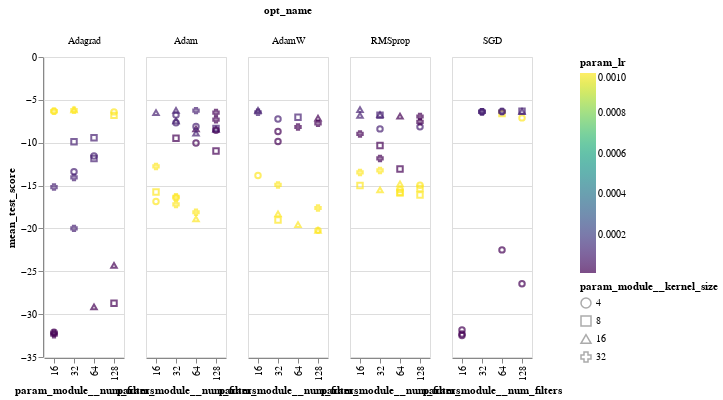

Write notebook code for a chart like this one.
### Code cell
alt.Chart(sm_mres_df).mark_point().encode(
    x='param_module__num_filters:O',
    y='mean_test_score:Q',
    color=alt.Color('param_lr:Q',scale=alt.Scale(scheme='viridis')),
    column='opt_name:N',
#     detail='model_desc:N',
    shape="param_module__kernel_size:N",
    tooltip=["param_module__num_filters:N","param_module__kernel_size:N","param_lr:N","param_module__num_fc_nodes1:N"]
    
).interactive()

### Figure 1 — Vega-Lite specification as saved in the notebook (floating-point values rounded to 4 significant figures)
{"config": {"view": {"continuousWidth": 400, "continuousHeight": 300}}, "data": {"name": "data-99c61007e8e73f7be5e240286edcebbe"}, "mark": "point", "encoding": {"color": {"type": "quantitative", "field": "param_lr", "scale": {"scheme": "viridis"}}, "column": {"type": "nominal", "field": "opt_name"}, "shape": {"type": "nominal", "field": "param_module__kernel_size"}, "tooltip": [{"type": "nominal", "field": "param_module__num_filters"}, {"type": "nominal", "field": "param_module__kernel_size"}, {"type": "nominal", "field": "param_lr"}, {"type": "nominal", "field": "param_module__num_fc_nodes1"}], "x": {"type": "ordinal", "field": "param_module__num_filters"}, "y": {"type": "quantitative", "field": "mean_test_score"}}, "selection": {"selector004": {"type": "interval", "bind": "scales", "encodings": ["x", "y"]}}, "$schema": "https://vega.github.io/schema/vega-lite/v4.8.1.json", "datasets": {"data-99c61007e8e73f7be5e240286edcebbe": [{"rank_test_score": 58, "mean_test_score": -12.76, "param_module__num_filters": 16, "param_module__kernel_size": 32, "param_lr": 0.001, "param_module__num_fc_nodes1": 10, "opt_name": "Adam"}, {"rank_test_score": 41, "mean_test_score": -8.373, "param_module__num_filters": 64, "param_module__kernel_size": 16, "param_lr": 1e-05, "param_module__num_fc_nodes1": 50, "opt_name": "Adam"}, {"rank_test_score": 40, "mean_test_score": -8.341, "param_module__num_filters": 128, "param_module__kernel_size": 8, "param_lr": 0.0001, "param_module__num_fc_nodes1": 25, "opt_name": "Adam"}, {"rank_test_score": 35, "mean_test_score": -7.683, "param_module__num_filters": 32, "param_module__kernel_size": 4, "param_lr": 0.0001, "param_module__num_fc_nodes1": 100, "opt_name": "Adam"}, {"rank_test_score": 14, "mean_test_score": -6.38, "param_module__num_filters": 32, "param_module__kernel_size": 4, "param_lr": 0.0001, "param_module__num_fc_nodes1": 25, "opt_name": "SGD"}, {"rank_test_score": 82, "mean_test_score": -18.11, "param_module__num_filters": 64, "param_module__kernel_size": 32, "param_lr": 0.001, "param_module__num_fc_nodes1": 100, "opt_name": "Adam"}, {"rank_test_score": 26, "mean_test_score": -6.887, "param_module__num_filters": 64, "param_module__kernel_size": 16, "param_lr": 1e-05, "param_module__num_fc_nodes1": 100, "opt_name": "RMSprop"}, {"rank_test_score": 3, "mean_test_score": -6.207, "param_module__num_filters": 32, "param_module__kernel_size": 32, "param_lr": 0.001, "param_module__num_fc_nodes1": 25, "opt_name": "Adagrad"}, {"rank_test_score": 29, "mean_test_score": -7.103, "param_module__num_filters": 128, "param_module__kernel_size": 4, "param_lr": 0.001, "param_module__num_fc_nodes1": 25, "opt_name": "SGD"}, {"rank_test_score": 88, "mean_test_score": -20.23, "param_module__num_filters": 128, "param_module__kernel_size": 4, "param_lr": 0.001, "param_module__num_fc_nodes1": 100, "opt_name": "AdamW"}, {"rank_test_score": 13, "mean_test_score": -6.374, "param_module__num_filters": 32, "param_module__kernel_size": 32, "param_lr": 0.0001, "param_module__num_fc_nodes1": 100, "opt_name": "SGD"}, {"rank_test_score": 61, "mean_test_score": -13.37, "param_module__num_filters": 32, "param_module__kernel_size": 4, "param_lr": 0.0001, "param_module__num_fc_nodes1": 25, "opt_name": "Adagrad"}, {"rank_test_score": 84, "mean_test_score": -18.88, "param_module__num_filters": 64, "param_module__kernel_size": 16, "param_lr": 0.001, "param_module__num_fc_nodes1": 25, "opt_name": "Adam"}, {"rank_test_score": 68, "mean_test_score": -14.98, "param_module__num_filters": 16, "param_module__kernel_size": 8, "param_lr": 0.001, "param_module__num_fc_nodes1": 25, "opt_name": "RMSprop"}, {"rank_test_score": 90, "mean_test_score": -22.5, "param_module__num_filters": 64, "param_module__kernel_size": 4, "param_lr": 1e-05, "param_module__num_fc_nodes1": 100, "opt_name": "SGD"}, {"rank_test_score": 45, "mean_test_score": -8.679, "param_module__num_filters": 32, "param_module__kernel_size": 4, "param_lr": 1e-05, "param_module__num_fc_nodes1": 50, "opt_name": "AdamW"}, {"rank_test_score": 73, "mean_test_score": -15.75, "param_module__num_filters": 16, "param_module__kernel_size": 8, "param_lr": 0.001, "param_module__num_fc_nodes1": 25, "opt_name": "Adam"}, {"rank_test_score": 53, "mean_test_score": -10.32, "param_module__num_filters": 32, "param_module__kernel_size": 8, "param_lr": 1e-05, "param_module__num_fc_nodes1": 100, "opt_name": "RMSprop"}, {"rank_test_score": 87, "mean_test_score": -19.99, "param_module__num_filters": 32, "param_module__kernel_size": 32, "param_lr": 0.0001, "param_module__num_fc_nodes1": 10, "opt_name": "Adagrad"}, {"rank_test_score": 74, "mean_test_score": -15.78, "param_module__num_filters": 64, "param_module__kernel_size": 8, "param_lr": 0.001, "param_module__num_fc_nodes1": 10, "opt_name": "RMSprop"}, {"rank_test_score": 83, "mean_test_score": -18.3, "param_module__num_filters": 32, "param_module__kernel_size": 16, "param_lr": 0.001, "param_module__num_fc_nodes1": 100, "opt_name": "AdamW"}, {"rank_test_score": 31, "mean_test_score": -7.242, "param_module__num_filters": 32, "param_module__kernel_size": 4, "param_lr": 0.0001, "param_module__num_fc_nodes1": 100, "opt_name": "AdamW"}, {"rank_test_score": 93, "mean_test_score": -28.72, "param_module__num_filters": 128, "param_module__kernel_size": 8, "param_lr": 1e-05, "param_module__num_fc_nodes1": 10, "opt_name": "Adagrad"}, {"rank_test_score": 20, "mean_test_score": -6.579, "param_module__num_filters": 64, "param_module__kernel_size": 8, "param_lr": 0.001, "param_module__num_fc_nodes1": 10, "opt_name": "SGD"}, {"rank_test_score": 52, "mean_test_score": -10.03, "param_module__num_filters": 64, "param_module__kernel_size": 4, "param_lr": 1e-05, "param_module__num_fc_nodes1": 25, "opt_name": "Adam"}, {"rank_test_score": 95, "mean_test_score": -31.86, "param_module__num_filters": 16, "param_module__kernel_size": 4, "param_lr": 1e-05, "param_module__num_fc_nodes1": 50, "opt_name": "SGD"}, {"rank_test_score": 66, "mean_test_score": -14.93, "param_module__num_filters": 32, "param_module__kernel_size": 32, "param_lr": 0.001, "param_module__num_fc_nodes1": 10, "opt_name": "AdamW"}, {"rank_test_score": 11, "mean_test_score": -6.358, "param_module__num_filters": 64, "param_module__kernel_size": 4, "param_lr": 0.0001, "param_module__num_fc_nodes1": 50, "opt_name": "SGD"}, {"rank_test_score": 71, "mean_test_score": -15.47, "param_module__num_filters": 64, "param_module__kernel_size": 4, "param_lr": 0.001, "param_module__num_fc_nodes1": 25, "opt_name": "RMSprop"}, {"rank_test_score": 6, "mean_test_score": -6.256, "param_module__num_filters": 64, "param_module__kernel_size": 32, "param_lr": 0.0001, "param_module__num_fc_nodes1": 10, "opt_name": "Adam"}, {"rank_test_score": 22, "mean_test_score": -6.771, "param_module__num_filters": 32, "param_module__kernel_size": 4, "param_lr": 0.0001, "param_module__num_fc_nodes1": 50, "opt_name": "Adam"}, {"rank_test_score": 89, "mean_test_score": -20.24, "param_module__num_filters": 128, "param_module__kernel_size": 16, "param_lr": 0.001, "param_module__num_fc_nodes1": 100, "opt_name": "AdamW"}, {"rank_test_score": 79, "mean_test_score": -16.86, "param_module__num_filters": 16, "param_module__kernel_size": 4, "param_lr": 0.001, "param_module__num_fc_nodes1": 50, "opt_name": "Adam"}, {"rank_test_score": 37, "mean_test_score": -8.101, "param_module__num_filters": 64, "param_module__kernel_size": 4, "param_lr": 0.0001, "param_module__num_fc_nodes1": 50, "opt_name": "Adam"}, {"rank_test_score": 16, "mean_test_score": -6.402, "param_module__num_filters": 128, "param_module__kernel_size": 4, "param_lr": 0.001, "param_module__num_fc_nodes1": 10, "opt_name": "Adagrad"}, {"rank_test_score": 8, "mean_test_score": -6.323, "param_module__num_filters": 128, "param_module__kernel_size": 8, "param_lr": 0.0001, "param_module__num_fc_nodes1": 25, "opt_name": "SGD"}, {"rank_test_score": 80, "mean_test_score": -17.2, "param_module__num_filters": 32, "param_module__kernel_size": 32, "param_lr": 0.001, "param_module__num_fc_nodes1": 100, "opt_name": "Adam"}, {"rank_test_score": 46, "mean_test_score": -8.867, "param_module__num_filters": 64, "param_module__kernel_size": 16, "param_lr": 0.0001, "param_module__num_fc_nodes1": 100, "opt_name": "Adam"}, {"rank_test_score": 86, "mean_test_score": -19.54, "param_module__num_filters": 64, "param_module__kernel_size": 16, "param_lr": 0.001, "param_module__num_fc_nodes1": 100, "opt_name": "AdamW"}, {"rank_test_score": 1, "mean_test_score": -6.131, "param_module__num_filters": 16, "param_module__kernel_size": 16, "param_lr": 0.0001, "param_module__num_fc_nodes1": 25, "opt_name": "RMSprop"}, {"rank_test_score": 18, "mean_test_score": -6.48, "param_module__num_filters": 128, "param_module__kernel_size": 32, "param_lr": 1e-05, "param_module__num_fc_nodes1": 50, "opt_name": "Adam"}, {"rank_test_score": 10, "mean_test_score": -6.357, "param_module__num_filters": 128, "param_module__kernel_size": 16, "param_lr": 0.0001, "param_module__num_fc_nodes1": 50, "opt_name": "SGD"}, {"rank_test_score": 2, "mean_test_score": -6.173, "param_module__num_filters": 32, "param_module__kernel_size": 16, "param_lr": 0.001, "param_module__num_fc_nodes1": 50, "opt_name": "Adagrad"}, {"rank_test_score": 38, "mean_test_score": -8.135, "param_module__num_filters": 128, "param_module__kernel_size": 4, "param_lr": 0.0001, "param_module__num_fc_nodes1": 10, "opt_name": "RMSprop"}, {"rank_test_score": 72, "mean_test_score": -15.49, "param_module__num_filters": 32, "param_module__kernel_size": 16, "param_lr": 0.001, "param_module__num_fc_nodes1": 25, "opt_name": "RMSprop"}, {"rank_test_score": 92, "mean_test_score": -26.45, "param_module__num_filters": 128, "param_module__kernel_size": 4, "param_lr": 1e-05, "param_module__num_fc_nodes1": 25, "opt_name": "SGD"}, {"rank_test_score": 81, "mean_test_score": -17.62, "param_module__num_filters": 128, "param_module__kernel_size": 32, "param_lr": 0.001, "param_module__num_fc_nodes1": 50, "opt_name": "AdamW"}, {"rank_test_score": 50, "mean_test_score": -9.853, "param_module__num_filters": 32, "param_module__kernel_size": 4, "param_lr": 1e-05, "param_module__num_fc_nodes1": 100, "opt_name": "AdamW"}, {"rank_test_score": 60, "mean_test_score": -13.24, "param_module__num_filters": 32, "param_module__kernel_size": 32, "param_lr": 0.001, "param_module__num_fc_nodes1": 100, "opt_name": "RMSprop"}, {"rank_test_score": 32, "mean_test_score": -7.316, "param_module__num_filters": 128, "param_module__kernel_size": 32, "param_lr": 1e-05, "param_module__num_fc_nodes1": 25, "opt_name": "Adam"}, {"rank_test_score": 76, "mean_test_score": -16.1, "param_module__num_filters": 128, "param_module__kernel_size": 8, "param_lr": 0.001, "param_module__num_fc_nodes1": 25, "opt_name": "RMSprop"}, {"rank_test_score": 70, "mean_test_score": -15.35, "param_module__num_filters": 128, "param_module__kernel_size": 8, "param_lr": 0.001, "param_module__num_fc_nodes1": 100, "opt_name": "RMSprop"}, {"rank_test_score": 47, "mean_test_score": -8.971, "param_module__num_filters": 16, "param_module__kernel_size": 32, "param_lr": 1e-05, "param_module__num_fc_nodes1": 100, "opt_name": "RMSprop"}, {"rank_test_score": 28, "mean_test_score": -7.018, "param_module__num_filters": 64, "param_module__kernel_size": 8, "param_lr": 0.0001, "param_module__num_fc_nodes1": 25, "opt_name": "AdamW"}, {"rank_test_score": 23, "mean_test_score": -6.791, "param_module__num_filters": 32, "param_module__kernel_size": 8, "param_lr": 0.0001, "param_module__num_fc_nodes1": 25, "opt_name": "RMSprop"}, {"rank_test_score": 36, "mean_test_score": -7.745, "param_module__num_filters": 128, "param_module__kernel_size": 32, "param_lr": 1e-05, "param_module__num_fc_nodes1": 25, "opt_name": "AdamW"}, {"rank_test_score": 27, "mean_test_score": -6.944, "param_module__num_filters": 128, "param_module__kernel_size": 32, "param_lr": 1e-05, "param_module__num_fc_nodes1": 50, "opt_name": "RMSprop"}, {"rank_test_score": 91, "mean_test_score": -24.32, "param_module__num_filters": 128, "param_module__kernel_size": 16, "param_lr": 1e-05, "param_module__num_fc_nodes1": 50, "opt_name": "Adagrad"}, {"rank_test_score": 54, "mean_test_score": -10.97, "param_module__num_filters": 128, "param_module__kernel_size": 8, "param_lr": 1e-05, "param_module__num_fc_nodes1": 10, "opt_name": "Adam"}, {"rank_test_score": 34, "mean_test_score": -7.568, "param_module__num_filters": 128, "param_module__kernel_size": 32, "param_lr": 1e-05, "param_module__num_fc_nodes1": 10, "opt_name": "RMSprop"}, {"rank_test_score": 57, "mean_test_score": -11.84, "param_module__num_filters": 64, "param_module__kernel_size": 8, "param_lr": 0.0001, "param_module__num_fc_nodes1": 50, "opt_name": "Adagrad"}, {"rank_test_score": 17, "mean_test_score": -6.457, "param_module__num_filters": 16, "param_module__kernel_size": 32, "param_lr": 0.0001, "param_module__num_fc_nodes1": 100, "opt_name": "AdamW"}, {"rank_test_score": 78, "mean_test_score": -16.42, "param_module__num_filters": 32, "param_module__kernel_size": 4, "param_lr": 0.001, "param_module__num_fc_nodes1": 10, "opt_name": "Adam"}, {"rank_test_score": 5, "mean_test_score": -6.229, "param_module__num_filters": 32, "param_module__kernel_size": 16, "param_lr": 0.0001, "param_module__num_fc_nodes1": 10, "opt_name": "Adam"}, {"rank_test_score": 48, "mean_test_score": -9.422, "param_module__num_filters": 64, "param_module__kernel_size": 8, "param_lr": 0.0001, "param_module__num_fc_nodes1": 100, "opt_name": "Adagrad"}, {"rank_test_score": 39, "mean_test_score": -8.166, "param_module__num_filters": 64, "param_module__kernel_size": 32, "param_lr": 1e-05, "param_module__num_fc_nodes1": 50, "opt_name": "AdamW"}, {"rank_test_score": 19, "mean_test_score": -6.482, "param_module__num_filters": 16, "param_module__kernel_size": 16, "param_lr": 0.0001, "param_module__num_fc_nodes1": 100, "opt_name": "Adam"}, {"rank_test_score": 42, "mean_test_score": -8.386, "param_module__num_filters": 32, "param_module__kernel_size": 4, "param_lr": 0.0001, "param_module__num_fc_nodes1": 100, "opt_name": "RMSprop"}, {"rank_test_score": 62, "mean_test_score": -13.47, "param_module__num_filters": 16, "param_module__kernel_size": 32, "param_lr": 0.001, "param_module__num_fc_nodes1": 100, "opt_name": "RMSprop"}, {"rank_test_score": 15, "mean_test_score": -6.397, "param_module__num_filters": 32, "param_module__kernel_size": 32, "param_lr": 0.0001, "param_module__num_fc_nodes1": 50, "opt_name": "SGD"}, {"rank_test_score": 65, "mean_test_score": -14.8, "param_module__num_filters": 64, "param_module__kernel_size": 16, "param_lr": 0.001, "param_module__num_fc_nodes1": 25, "opt_name": "RMSprop"}, {"rank_test_score": 21, "mean_test_score": -6.715, "param_module__num_filters": 32, "param_module__kernel_size": 16, "param_lr": 0.0001, "param_module__num_fc_nodes1": 25, "opt_name": "RMSprop"}, {"rank_test_score": 33, "mean_test_score": -7.449, "param_module__num_filters": 32, "param_module__kernel_size": 16, "param_lr": 0.0001, "param_module__num_fc_nodes1": 100, "opt_name": "Adam"}, {"rank_test_score": 43, "mean_test_score": -8.449, "param_module__num_filters": 128, "param_module__kernel_size": 16, "param_lr": 0.0001, "param_module__num_fc_nodes1": 25, "opt_name": "Adam"}, {"rank_test_score": 4, "mean_test_score": -6.221, "param_module__num_filters": 16, "param_module__kernel_size": 16, "param_lr": 0.0001, "param_module__num_fc_nodes1": 10, "opt_name": "AdamW"}, {"rank_test_score": 51, "mean_test_score": -9.882, "param_module__num_filters": 32, "param_module__kernel_size": 8, "param_lr": 0.0001, "param_module__num_fc_nodes1": 100, "opt_name": "Adagrad"}, {"rank_test_score": 97, "mean_test_score": -32.23, "param_module__num_filters": 16, "param_module__kernel_size": 32, "param_lr": 1e-05, "param_module__num_fc_nodes1": 50, "opt_name": "Adagrad"}, {"rank_test_score": 85, "mean_test_score": -19.01, "param_module__num_filters": 32, "param_module__kernel_size": 8, "param_lr": 0.001, "param_module__num_fc_nodes1": 100, "opt_name": "AdamW"}, {"rank_test_score": 99, "mean_test_score": -32.4, "param_module__num_filters": 16, "param_module__kernel_size": 32, "param_lr": 1e-05, "param_module__num_fc_nodes1": 100, "opt_name": "Adagrad"}, {"rank_test_score": 67, "mean_test_score": -14.97, "param_module__num_filters": 128, "param_module__kernel_size": 4, "param_lr": 0.001, "param_module__num_fc_nodes1": 50, "opt_name": "RMSprop"}, {"rank_test_score": 94, "mean_test_score": -29.14, "param_module__num_filters": 64, "param_module__kernel_size": 16, "param_lr": 1e-05, "param_module__num_fc_nodes1": 25, "opt_name": "Adagrad"}, {"rank_test_score": 30, "mean_test_score": -7.121, "param_module__num_filters": 128, "param_module__kernel_size": 16, "param_lr": 1e-05, "param_module__num_fc_nodes1": 100, "opt_name": "AdamW"}, {"rank_test_score": 49, "mean_test_score": -9.484, "param_module__num_filters": 32, "param_module__kernel_size": 8, "param_lr": 1e-05, "param_module__num_fc_nodes1": 25, "opt_name": "Adam"}, {"rank_test_score": 55, "mean_test_score": -11.54, "param_module__num_filters": 64, "param_module__kernel_size": 4, "param_lr": 0.0001, "param_module__num_fc_nodes1": 50, "opt_name": "Adagrad"}, {"rank_test_score": 75, "mean_test_score": -15.88, "param_module__num_filters": 64, "param_module__kernel_size": 8, "param_lr": 0.001, "param_module__num_fc_nodes1": 100, "opt_name": "RMSprop"}, {"rank_test_score": 64, "mean_test_score": -14.05, "param_module__num_filters": 32, "param_module__kernel_size": 32, "param_lr": 0.0001, "param_module__num_fc_nodes1": 25, "opt_name": "Adagrad"}, {"rank_test_score": 63, "mean_test_score": -13.84, "param_module__num_filters": 16, "param_module__kernel_size": 4, "param_lr": 0.001, "param_module__num_fc_nodes1": 10, "opt_name": "AdamW"}, {"rank_test_score": 44, "mean_test_score": -8.543, "param_module__num_filters": 128, "param_module__kernel_size": 4, "param_lr": 1e-05, "param_module__num_fc_nodes1": 25, "opt_name": "Adam"}, {"rank_test_score": 69, "mean_test_score": -15.17, "param_module__num_filters": 16, "param_module__kernel_size": 32, "param_lr": 0.0001, "param_module__num_fc_nodes1": 25, "opt_name": "Adagrad"}, {"rank_test_score": 24, "mean_test_score": -6.808, "param_module__num_filters": 16, "param_module__kernel_size": 16, "param_lr": 0.0001, "param_module__num_fc_nodes1": 100, "opt_name": "RMSprop"}, {"rank_test_score": 96, "mean_test_score": -32.12, "param_module__num_filters": 16, "param_module__kernel_size": 4, "param_lr": 1e-05, "param_module__num_fc_nodes1": 100, "opt_name": "Adagrad"}, {"rank_test_score": 12, "mean_test_score": -6.369, "param_module__num_filters": 64, "param_module__kernel_size": 32, "param_lr": 0.0001, "param_module__num_fc_nodes1": 50, "opt_name": "SGD"}, {"rank_test_score": 56, "mean_test_score": -11.83, "param_module__num_filters": 32, "param_module__kernel_size": 32, "param_lr": 1e-05, "param_module__num_fc_nodes1": 10, "opt_name": "RMSprop"}, {"rank_test_score": 7, "mean_test_score": -6.313, "param_module__num_filters": 16, "param_module__kernel_size": 32, "param_lr": 0.001, "param_module__num_fc_nodes1": 10, "opt_name": "Adagrad"}, {"rank_test_score": 59, "mean_test_score": -13.06, "param_module__num_filters": 64, "param_module__kernel_size": 8, "param_lr": 1e-05, "param_module__num_fc_nodes1": 10, "opt_name": "RMSprop"}, {"rank_test_score": 25, "mean_test_score": -6.81, "param_module__num_filters": 128, "param_module__kernel_size": 8, "param_lr": 0.001, "param_module__num_fc_nodes1": 25, "opt_name": "Adagrad"}, {"rank_test_score": 100, "mean_test_score": -32.5, "param_module__num_filters": 16, "param_module__kernel_size": 4, "param_lr": 1e-05, "param_module__num_fc_nodes1": 10, "opt_name": "SGD"}, {"rank_test_score": 77, "mean_test_score": -16.3, "param_module__num_filters": 32, "param_module__kernel_size": 32, "param_lr": 0.001, "param_module__num_fc_nodes1": 50, "opt_name": "Adam"}, {"rank_test_score": 98, "mean_test_score": -32.32, "param_module__num_filters": 16, "param_module__kernel_size": 4, "param_lr": 1e-05, "param_module__num_fc_nodes1": 100, "opt_name": "SGD"}, {"rank_test_score": 9, "mean_test_score": -6.342, "param_module__num_filters": 16, "param_module__kernel_size": 4, "param_lr": 0.001, "param_module__num_fc_nodes1": 10, "opt_name": "Adagrad"}]}}
